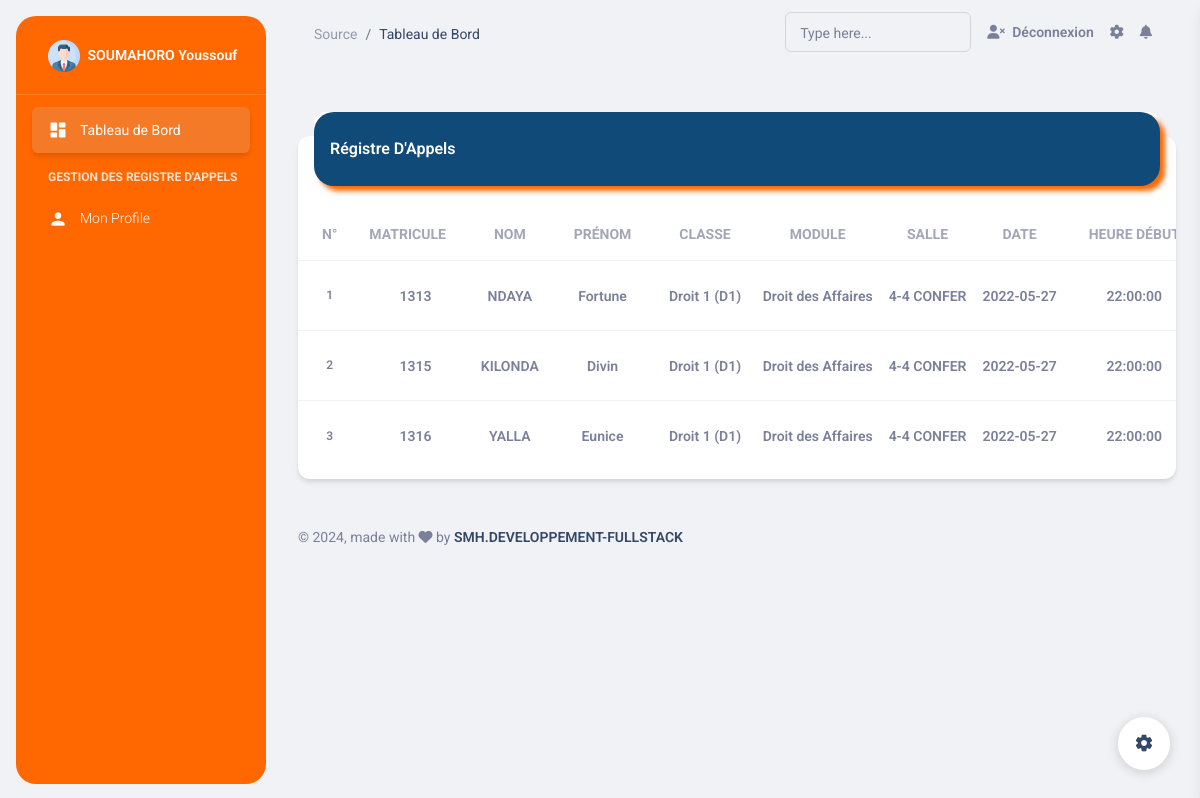
/espace/src/registre.php (signed in), run on the app's committed database.
### tables this page shows
CREATE TABLE `enseignants` (
  `ID` int(11) NOT NULL,
  `MATRICULE` int(10) NOT NULL,
  `NOM` varchar(100) NOT NULL,
  `PRENOM` varchar(100) NOT NULL,
  `TELEPHONE` varchar(20) NOT NULL,
  `ADRESSE` varchar(255) NOT NULL,
  `EMAIL` varchar(100) NOT NULL,
  `GRADE` varchar(100) NOT NULL
);

CREATE TABLE `pointage` (
  `ID` int(11) NOT NULL,
  `MAT_ETUDIANT` int(10) NOT NULL,
  `NOM_ETUDIANT` varchar(100) NOT NULL,
  `PRENOM_ETUDIANT` varchar(100) NOT NULL,
  `CLASSE` varchar(100) NOT NULL,
  `MODULE` varchar(100) NOT NULL,
  `TYPE_SALLE` varchar(50) NOT NULL,
  `DATE_SEANCE` date NOT NULL,
  `HEURE_DEBUT` time NOT NULL,
  `HEURE_FIN` time NOT NULL,
  `STATUT` varchar(10) NOT NULL,
  `MAT_ENSEIGNANT` int(10) NOT NULL
);

### espace/src/registre.php (the view, shortened to what this page needs)
<?php include('header.php') ?>
<?php
    $pointage="SELECT * FROM pointage WHERE MAT_ENSEIGNANT='$matricule'";
    $result_pointage=$pdo->prepare($pointage);
    $result_pointage->execute();
?>
    <?php if($result_pointage->rowCount() == 0){?>
      <div class="container mt-5">
        <div class="card coloreted">
            <h1 class="card-title text-center mt-10 mb-10 text-white">Aucun Régistre d'appels disponible !</h1>
        </div>
      </div>
    <?php }else { ?>
    <div class="container-fluid mt-5">
      <div class="row">
        <div class="col-12">
          <div class="card my-4">
            <div class="card-header p-0 position-relative mt-n4 mx-3 z-index-2">
              <div class="coloreted1 pt-4 pb-3">
                <h6 class="text-white text-capitalize ps-3">Régistre d'Appels</h6>
              </div>
            </div>
            <div class="card-body px-0 pb-2">
              <div class="table-responsive p-0">
                <table class="table align-items-center mb-0">
                  <thead>
                    <tr>
                      <th class="text-uppercase text-secondary text-sm text-center font-weight-bolder opacity-7">N°</th>
                      <th class="text-uppercase text-secondary text-sm font-weight-bolder opacity-7 ps-2">Matricule</th>
                      <th class="text-center text-uppercase text-secondary text-sm font-weight-bolder opacity-7">Nom</th>
                      <th class="text-center text-uppercase text-secondary text-sm font-weight-bolder opacity-7">Prénom</th>
                      <th class="text-center text-uppercase text-secondary text-sm font-weight-bolder opacity-7">Classe</th>
                      <th class="text-center text-uppercase text-secondary text-sm font-weight-bolder opacity-7">Module</th>
                      <th class="text-center text-uppercase text-secondary text-sm font-weight-bolder opacity-7">Salle</th>
                      <th class="text-center text-uppercase text-secondary text-sm font-weight-bolder opacity-7">Date</th>
                      <th class="text-center text-uppercase text-secondary text-sm font-weight-bolder opacity-7">Heure Début</th>
                    </tr>
                  </thead>
                  <tbody>
                    <?php
                        $count = 1;
                        while($registre=$result_pointage->fetch()) { ?>
                        <tr>
                                <td>
                                    <p class="text-xs font-weight-bold mb-0 text-center"><?= $count++ ?></p>
                                </td>
                                <td class="align-middle text-center">
                                    <span class="text-secondary text-sm font-weight-bold"><?= $registre['MAT_ETUDIANT'] ?></span>
                                </td>
                                <td class="align-middle text-center">
                                    <span class="text-secondary text-sm font-weight-bold"><?= $registre['NOM_ETUDIANT'] ?></span>
                                </td>
                                <td class="align-middle text-center">
                                    <span class="text-secondary text-sm font-weight-bold"><?= $registre['PRENOM_ETUDIANT'] ?></span>
                                </td>
                                <td class="align-middle text-center">
                                    <span class="text-secondary text-sm font-weight-bold"><?= $registre['CLASSE'] ?></span>
                                </td>
                                <td class="align-middle text-center">
                                    <span class="text-secondary text-sm font-weight-bold"><?= $registre['MODULE'] ?></span>
                                </td>
                                <td class="align-middle text-center">
                                    <span class="text-secondary text-sm font-weight-bold"><?= $registre['TYPE_SALLE'] ?></span>
                                </td>
                                <td class="align-middle text-center">
                                    <span class="text-secondary text-sm font-weight-bold"><?= $registre['DATE_SEANCE'] ?></span>
                                </td>
                                <td class="align-middle text-center">
                                    <span class="text-secondary text-sm font-weight-bold"><?= $registre['HEURE_DEBUT'] ?></span>
                                </td>
                            </tr>
                    <?php } ?>
                  </tbody>
                </table>
              </div>
            </div>
          </div>
        </div>
      </div>
    </div>
    <?php } ?>
      <?php include('footer.php') ?>
</body>
</html>

### espace/src/header.php (shortened to what this page needs)
<?php include('../../actions/config.php') ?>
<!DOCTYPE html>
<html lang="fr">
<head>
  <link href="../assets/css/nucleo-icons.css" rel="stylesheet" />
  <link href="../assets/css/nucleo-svg.css" rel="stylesheet" />
  <link id="pagestyle" href="../assets/css/material-dashboard.css?v=3.0.2" rel="stylesheet" />
</head>
<body class="g-sidenav-show  bg-gray-200">
<?php
    $matricule = $_SESSION['USER'];
    $utilisateur_req="SELECT * FROM enseignants WHERE MATRICULE='$matricule'";
    $result_utilisateur=$pdo->prepare($utilisateur_req);
    $result_utilisateur->execute();
    $utilisateur = $result_utilisateur->fetch();
   ?>
  <aside class="sidenav navbar navbar-vertical navbar-expand-xs border-0 border-radius-xl my-3 fixed-start ms-3   coloreted" id="sidenav-main">
    <div class="sidenav-header">
      <a class="navbar-brand m-0" href=" https://demos.creative-tim.com/material-dashboard/pages/dashboard " target="_blank">
        <img src="../assets/img/profile.png" class="navbar-brand-img h-100" alt="main_logo">
        <span class="ms-1 font-weight-bold text-white"><?= $utilisateur['NOM']." ".$utilisateur['PRENOM']  ?></span>
      </a>
    </div>
    <hr class="horizontal light mt-0 mb-2">
    <div class="collapse navbar-collapse  w-auto " id="sidenav-collapse-main">
      <ul class="navbar-nav">
        <li class="nav-item">
          <a class="nav-link text-white active coloreted2" href="index.php?content=Accueil">
            <div class="text-white text-center me-2 d-flex align-items-center justify-content-center">
              <i class="material-icons opacity-10">dashboard</i>
            </div>
            <span class="nav-link-text ms-1">Tableau de Bord</span>
          </a>
        <li class="nav-item mt-3">
          <h6 class="ps-4 ms-2 text-uppercase text-xs text-white font-weight-bolder opacity-8">GESTION DES REGISTRE d'APPELS</h6>
        </li>
        <li class="nav-item">
          <a class="nav-link text-white " href="profile.php?content=Profile">
            <div class="text-white text-center me-2 d-flex align-items-center justify-content-center">
              <i class="material-icons opacity-10">person</i>
            </div>
            <span class="nav-link-text ms-1">Mon Profile</span>
          </a>
        </li>
      </ul>
    </div>
  </aside>
  <main class="main-content position-relative max-height-vh-100 h-100 border-radius-lg ">
    <nav class="navbar navbar-main navbar-expand-lg px-0 mx-4 shadow-none border-radius-xl" id="navbarBlur" navbar-scroll="true">
      <div class="container-fluid py-1 px-3">
        <nav aria-label="breadcrumb">
          <ol class="breadcrumb bg-transparent mb-0 pb-0 pt-1 px-0 me-sm-6 me-5">
            <li class="breadcrumb-item text-sm"><a class="opacity-5 text-dark" href="javascript:;">Source</a></li>
            <li class="breadcrumb-item text-sm text-dark active" aria-current="page">Tableau de Bord</li>
          </ol>
        </nav>
        <div class="collapse navbar-collapse mt-sm-0 mt-2 me-md-0 me-sm-4" id="navbar">
          <div class="ms-md-auto pe-md-3 d-flex align-items-center">
            <div class="input-group input-group-outline">
              <label class="form-label">Type here...</label>
              <input type="text" class="form-control">
            </div>
          </div>
          <ul class="navbar-nav  justify-content-end">
            <li class="nav-item d-flex align-items-center">
              <a href="../actions/logout.php" onclick="return confirm('Vous allez être déconnecter');"class="nav-link text-body font-weight-bold px-0">
                <i class="fa fa-user-times me-sm-1"></i>
                <span class="d-sm-inline d-none">Déconnexion</span>
              </a>
            </li>
            <li class="nav-item px-3 d-flex align-items-center">
              <a href="javascript:;" class="nav-link text-body p-0">
                <i class="fa fa-cog fixed-plugin-button-nav cursor-pointer"></i>
              </a>
            </li>
            <li class="nav-item dropdown pe-2 d-flex align-items-center">
              <a href="javascript:;" class="nav-link text-body p-0" id="dropdownMenuButton" data-bs-toggle="dropdown" aria-expanded="false">
                <i class="fa fa-bell cursor-pointer"></i>
              </a>
            </li>
          </ul>
        </div>
      </div>
    </nav>

### espace/src/footer.php (shortened to what this page needs)
      <footer class="footer py-4  ">
        <div class="container-fluid">
          <div class="row align-items-center justify-content-lg-between">
            <div class="col-lg-6 mb-lg-0 mb-4">
              <div class="copyright text-center text-sm text-muted text-lg-start">
                © ,
                made with <i class="fa fa-heart"></i> by
                <a href="https://www.creative-tim.com" class="font-weight-bold" target="_blank">SMH.DEVELOPPEMENT-FULLSTACK</a>
              </div>
            </div>
          </div>
        </div>
      </footer>
  </main>
  <div class="fixed-plugin">
    <a class="fixed-plugin-button text-dark position-fixed px-3 py-2">
      <i class="material-icons py-2">settings</i>
    </a>
  </div>
</body>
</html>

### espace/src/header.php (style rules this page uses)
.coloreted { background: #ff6700; box-shadow: 5px 5px 5px #0f4a79; border-radius: 20px; }
.coloreted1 { background: #0f4a79; box-shadow: 5px 5px 5px #ff6700; border-radius: 20px; }
.coloreted2 { background: #000000; }

### data on the page
enseignants: NOM "SOUMAHORO", PRENOM "Youssouf"
pointage: MAT_ETUDIANT "1313", NOM_ETUDIANT "NDAYA", PRENOM_ETUDIANT "Fortune", CLASSE "Droit 1 (D1)", MODULE "Droit des Affaires", TYPE_SALLE "4-4 CONFER", DATE_SEANCE "2022-05-27", HEURE_DEBUT "22:00:00"
pointage: MAT_ETUDIANT "1315", NOM_ETUDIANT "KILONDA", PRENOM_ETUDIANT "Divin", CLASSE "Droit 1 (D1)", MODULE "Droit des Affaires", TYPE_SALLE "4-4 CONFER", DATE_SEANCE "2022-05-27", HEURE_DEBUT "22:00:00"
pointage: MAT_ETUDIANT "1316", NOM_ETUDIANT "YALLA", PRENOM_ETUDIANT "Eunice", CLASSE "Droit 1 (D1)", MODULE "Droit des Affaires", TYPE_SALLE "4-4 CONFER", DATE_SEANCE "2022-05-27", HEURE_DEBUT "22:00:00"
